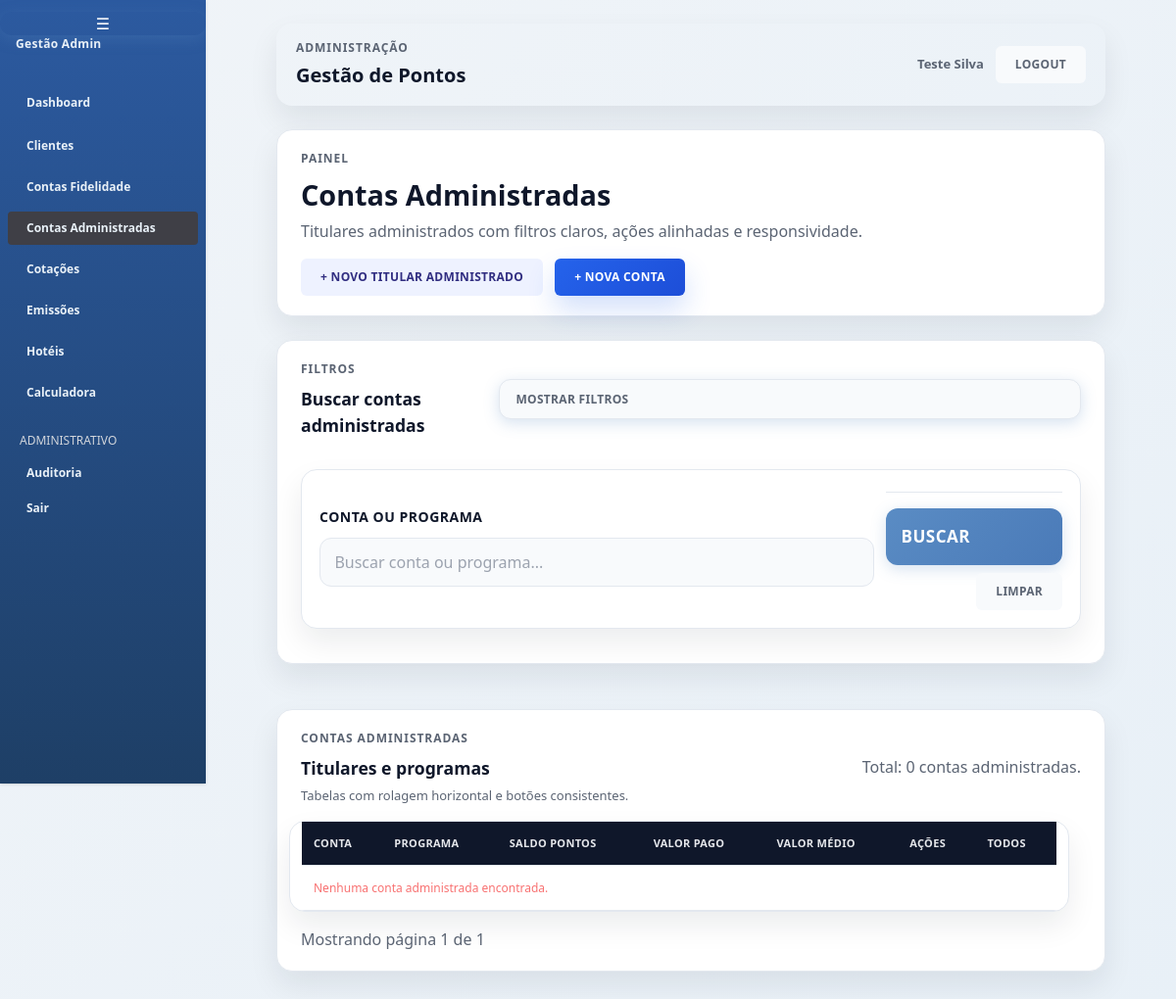
The page /adm/contas-administradas/ (signed in) on the database as committed earlier.
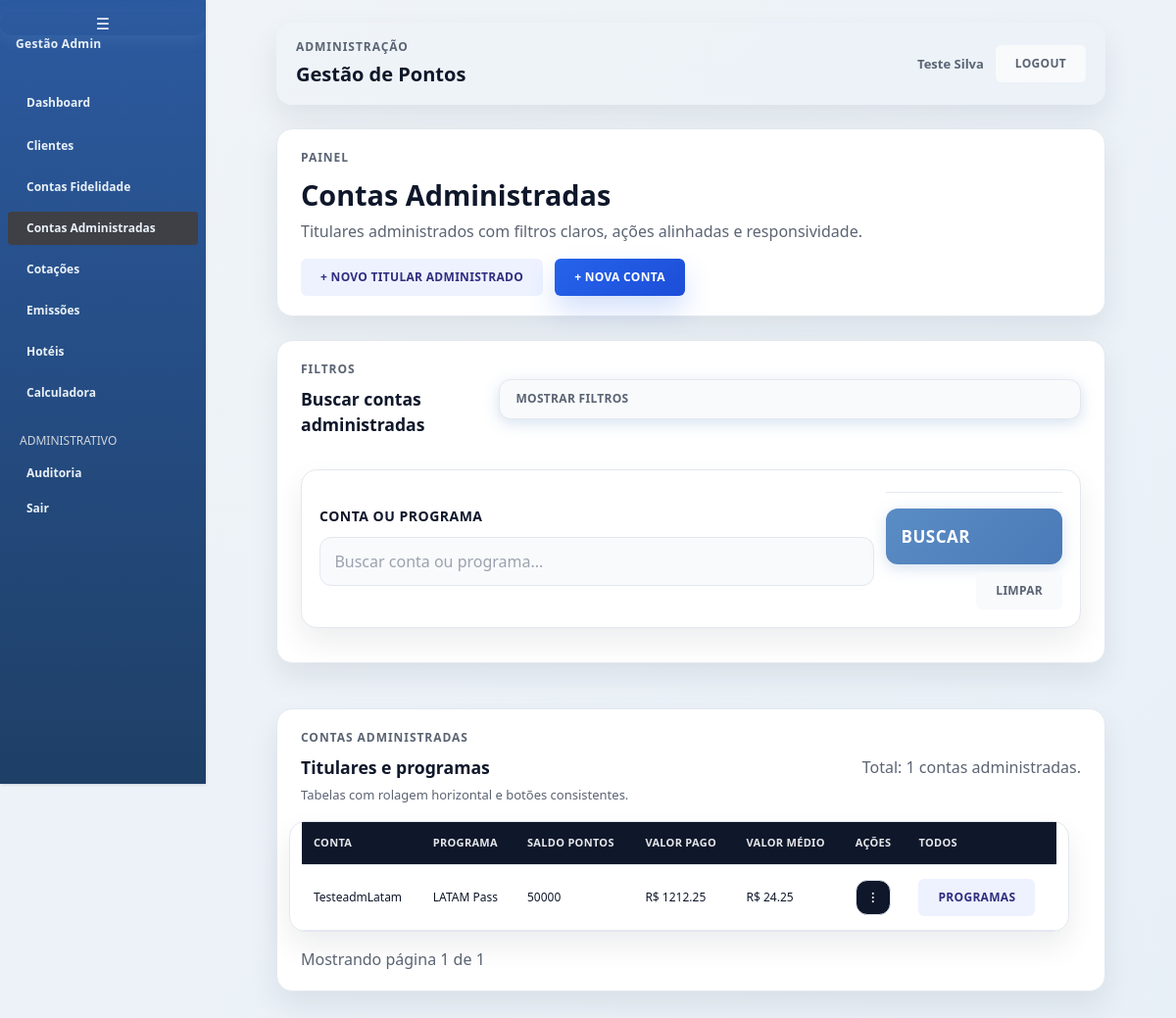
The same page on the database as committed later.
### gestao/models/conta_fidelidade.py (models this page shows, shortened)
class ContaFidelidade(models.Model):
    cliente = models.ForeignKey(Cliente, on_delete=models.CASCADE, null=True, blank=True)
    conta_administrada = models.ForeignKey(
        ContaAdministrada,
        on_delete=models.CASCADE,
        null=True,
        blank=True,
        related_name="contas_fidelidade",
    )
    programa = models.ForeignKey(ProgramaFidelidade, on_delete=models.CASCADE)
    login_programa = models.CharField(
        max_length=150, blank=True, help_text="Login do titular junto ao programa"
    )
    senha_programa = models.CharField(
        max_length=150, blank=True, help_text="Senha do titular junto ao programa"
    )
    titular_programa_info = models.TextField(
        blank=True,
        help_text="Informações adicionais do titular (ex.: nome completo, CPF, dados de resgate)",
    )
    observacoes_programa = models.TextField(
        blank=True,
        help_text="Observações gerais sobre o uso do programa para esta conta",
    )
    quantidade_cpfs_disponiveis = models.PositiveIntegerField(
        null=True,
        blank=True,
        help_text="Quantidade de CPFs que ainda podem ser utilizados com este programa. Deixe vazio para ilimitado.",
    )
    def conta_saldo(self):
        if not self.programa.is_vinculado:
            return self
    @property
    def valor_medio_por_mil(self):
        saldo = self.saldo_pontos
        if saldo > 0:
            return float(self.valor_total_pago) / (saldo / 1000)
        return 0
    PERIODICIDADE_CLUBE = (
        ("nenhum", "Nenhum"),
        ("mensal", "Mensal"),
        ("trimestral", "Trimestral"),
        ("semestral", "Semestral"),
        ("anual", "Anual"),
    )
    clube_periodicidade = models.CharField(
        max_length=12, choices=PERIODICIDADE_CLUBE, default="nenhum"
    )
    pontos_clube_mes = models.IntegerField(default=0)
    valor_assinatura_clube = models.DecimalField(
        max_digits=10, decimal_places=2, default=0
    )
    data_inicio_clube = models.DateField(null=True, blank=True)
    validade = models.DateField(null=True, blank=True)
    @property
    def saldo_pontos(self):
        conta_base = self.conta_saldo()
        movs = conta_base.movimentacoes.all()
        return sum(m.pontos for m in movs) if movs.exists() else 0
    @property
    def valor_total_pago(self):
        conta_base = self.conta_saldo()
        movs = conta_base.movimentacoes.all()
        return sum(float(m.valor_pago) for m in movs) if movs.exists() else 0

### gestao/models/conta_administrada.py (models this page shows, shortened)
class ContaAdministrada(models.Model):
    empresa = models.ForeignKey(
        Empresa, on_delete=models.CASCADE, related_name="contas_administradas"
    )
    nome = models.CharField(max_length=150)
    observacoes = models.TextField(blank=True)
    ativo = models.BooleanField(default=True)
    criado_em = models.DateTimeField(default=timezone.now)
    class Meta:
        verbose_name = "Conta Administrada"
        verbose_name_plural = "Contas Administradas"
        ordering = ["nome"]

### gestao/models/programa_fidelidade.py (models this page shows, shortened)
class ProgramaFidelidade(models.Model):
    TIPO_PRINCIPAL = "principal"
    TIPO_VINCULADO = "vinculado"
    TIPOS = (
        (TIPO_PRINCIPAL, "Programa principal"),
        (TIPO_VINCULADO, "Programa vinculado"),
    )
    nome = models.CharField(max_length=100)
    descricao = models.TextField(blank=True)
    tipo = models.CharField(
        max_length=20, choices=TIPOS, default=TIPO_PRINCIPAL
    )
    programa_base = models.ForeignKey(
        "self",
        on_delete=models.PROTECT,
        null=True,
        blank=True,
        related_name="programas_vinculados",
    )
    preco_medio_milheiro = models.DecimalField(
        max_digits=10, decimal_places=2, default=0
    )
    quantidade_cpfs_disponiveis = models.PositiveIntegerField(
        null=True,
        blank=True,
        help_text="Quantidade total de CPFs disponíveis no programa",
    )
    @property
    def is_vinculado(self):
        return self.tipo == self.TIPO_VINCULADO

### gestao/models/movimentacao.py (models this page shows, shortened)
class Movimentacao(models.Model):
    conta = models.ForeignKey(
        ContaFidelidade, on_delete=models.CASCADE, related_name="movimentacoes"
    )
    data = models.DateField()
    pontos = models.IntegerField()
    valor_pago = models.DecimalField(max_digits=10, decimal_places=2)
    descricao = models.CharField(max_length=255)

### gestao/views/contas.py (the view)
@login_required
def admin_contas_administradas(request):
    if (permission_denied := require_admin_or_operator(request)):
        return permission_denied
    busca = request.GET.get("busca", "")
    empresa = getattr(getattr(request.user, "cliente_gestao", None), "empresa", None)
    contas = (
        ContaFidelidade.objects.filter(
            conta_administrada__isnull=False,
            conta_administrada__ativo=True,
        )
        .select_related("conta_administrada__empresa", "programa")
        .prefetch_related("movimentacoes")
    )
    if empresa:
        contas = contas.filter(conta_administrada__empresa=empresa)
    if busca:
        contas = contas.filter(
            Q(conta_administrada__nome__icontains=busca)
            | Q(programa__nome__icontains=busca)
        )
    contas = contas.order_by("conta_administrada__nome", "programa__nome")
    paginator = Paginator(contas, 20)
    page_number = request.GET.get("page")
    page_obj = paginator.get_page(page_number)
    return render(
        request,
        "admin_custom/contas_administradas.html",
        {
            "page_obj": page_obj,
            "busca": busca,
            "total_contas": contas.count(),
        },
    )

### gestao/views/permissions.py (called while the page is built)
def require_admin_or_operator(request):
    if request.user.is_superuser:
        return None
    perfil = getattr(getattr(request.user, "cliente_gestao", None), "perfil", "")
    if perfil not in ["admin", "operador"]:
        return render(request, "sem_permissao.html")
    return None

### gestao/templates/admin_custom/contas_administradas.html (shortened to what the changed rows need)
{% extends "admin_custom/base_admin.html" %}
{% block header_title %}Contas Administradas{% endblock %}
{% block content %}
<div class="stacked">
    <section class="surface-card filter-panel" data-filters-root>
        <div class="section-heading">
            <div>
                <h2 class="section-title">Buscar contas administradas</h2>
            </div>
        </div>
    </section>
    <section class="surface-card">
        <div class="section-heading">
            <div>
                <p class="eyebrow">Contas administradas</p>
                <h2 class="section-title">Titulares e programas</h2>
                <p class="section-subtitle">Tabelas com rolagem horizontal e botões consistentes.</p>
            </div>
            <div class="muted">Total: {{ total_contas }} contas administradas.</div>
        </div>
        <div class="table-wrapper">
            <table class="data-table">
                <thead>
                    <tr>
                        <th class="hidden md:table-cell">Conta</th>
                        <th>Programa</th>
                        <th class="hidden lg:table-cell">Saldo Pontos</th>
                        <th class="hidden lg:table-cell">Valor Pago</th>
                        <th>Valor Médio</th>
                        <th>Ações</th>
                        <th class="hidden lg:table-cell">Todos</th>
                    </tr>
                </thead>
                <tbody>
                    {% for conta in page_obj %}
                    <tr>
                        <td class="hidden md:table-cell">
                            {{ conta.conta_administrada.nome }}
                        </td>
                        <td>{{ conta.programa.nome }}</td>
                        <td class="hidden lg:table-cell">{{ conta.saldo_pontos }}</td>
                        <td class="hidden lg:table-cell">R$ {{ conta.valor_total_pago|floatformat:2 }}</td>
                        <td>R$ {{ conta.valor_medio_por_mil|floatformat:2 }}</td>
                        <td>
                            <details class="dropdown">
                                <summary class="btn btn-icon" aria-label="Ações da conta administrada">⋮</summary>
                            </details>
                        </td>
                        <td class="hidden lg:table-cell">
                            <a href="{% url 'admin_programas_da_conta_administrada' conta.conta_administrada.id %}" class="btn btn-secondary">Programas</a>
                        </td>
                    </tr>
                    {% empty %}
                    <tr><td colspan="7" class="text-center text-red-400 py-4">Nenhuma conta administrada encontrada.</td></tr>
                    {% endfor %}
                </tbody>
            </table>
        </div>
    </section>
</div>
{% endblock %}

Rows that differ between the two databases and show on the page:
added ContaFidelidade: conta_administrada.nome "TesteadmLatam", programa.nome "LATAM Pass", saldo_pontos "50000", valor_total_pago "1212.25", valor_medio_por_mil "24.25"
Other text that changed with them:
{{ total_contas }}: "0" → "1"
text no longer shown: "Nenhuma conta administrada encontrada."
